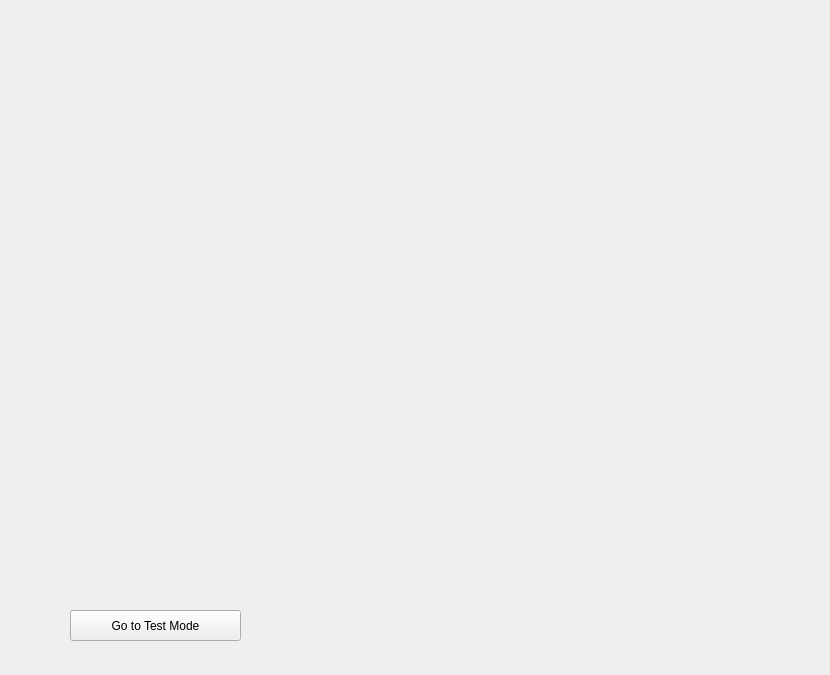
<?xml version="1.0" encoding="UTF-8"?>
<ui version="4.0">
 <class>FireworkSandboxMode</class>
 <widget class="QWidget" name="FireworkSandboxMode">
  <property name="geometry">
   <rect>
    <x>0</x>
    <y>0</y>
    <width>830</width>
    <height>675</height>
   </rect>
  </property>
  <property name="sizePolicy">
   <sizepolicy hsizetype="Minimum" vsizetype="Minimum">
    <horstretch>0</horstretch>
    <verstretch>0</verstretch>
   </sizepolicy>
  </property>
  <property name="minimumSize">
   <size>
    <width>825</width>
    <height>675</height>
   </size>
  </property>
  <property name="baseSize">
   <size>
    <width>770</width>
    <height>554</height>
   </size>
  </property>
  <property name="windowTitle">
   <string>Form</string>
  </property>
  <widget class="FireworkSandbox" name="widget" native="true">
   <property name="geometry">
    <rect>
     <x>0</x>
     <y>0</y>
     <width>825</width>
     <height>608</height>
    </rect>
   </property>
   <property name="sizePolicy">
    <sizepolicy hsizetype="Minimum" vsizetype="Minimum">
     <horstretch>0</horstretch>
     <verstretch>0</verstretch>
    </sizepolicy>
   </property>
   <property name="baseSize">
    <size>
     <width>770</width>
     <height>554</height>
    </size>
   </property>
  </widget>
  <widget class="QPushButton" name="testModeButton">
   <property name="geometry">
    <rect>
     <x>70</x>
     <y>610</y>
     <width>171</width>
     <height>31</height>
    </rect>
   </property>
   <property name="text">
    <string>Go to Test Mode</string>
   </property>
  </widget>
 </widget>
 <customwidgets>
  <customwidget>
   <class>FireworkSandbox</class>
   <extends>QWidget</extends>
   <header location="global">FireworkSandbox.h</header>
   <container>1</container>
  </customwidget>
 </customwidgets>
 <resources/>
 <connections/>
</ui>
